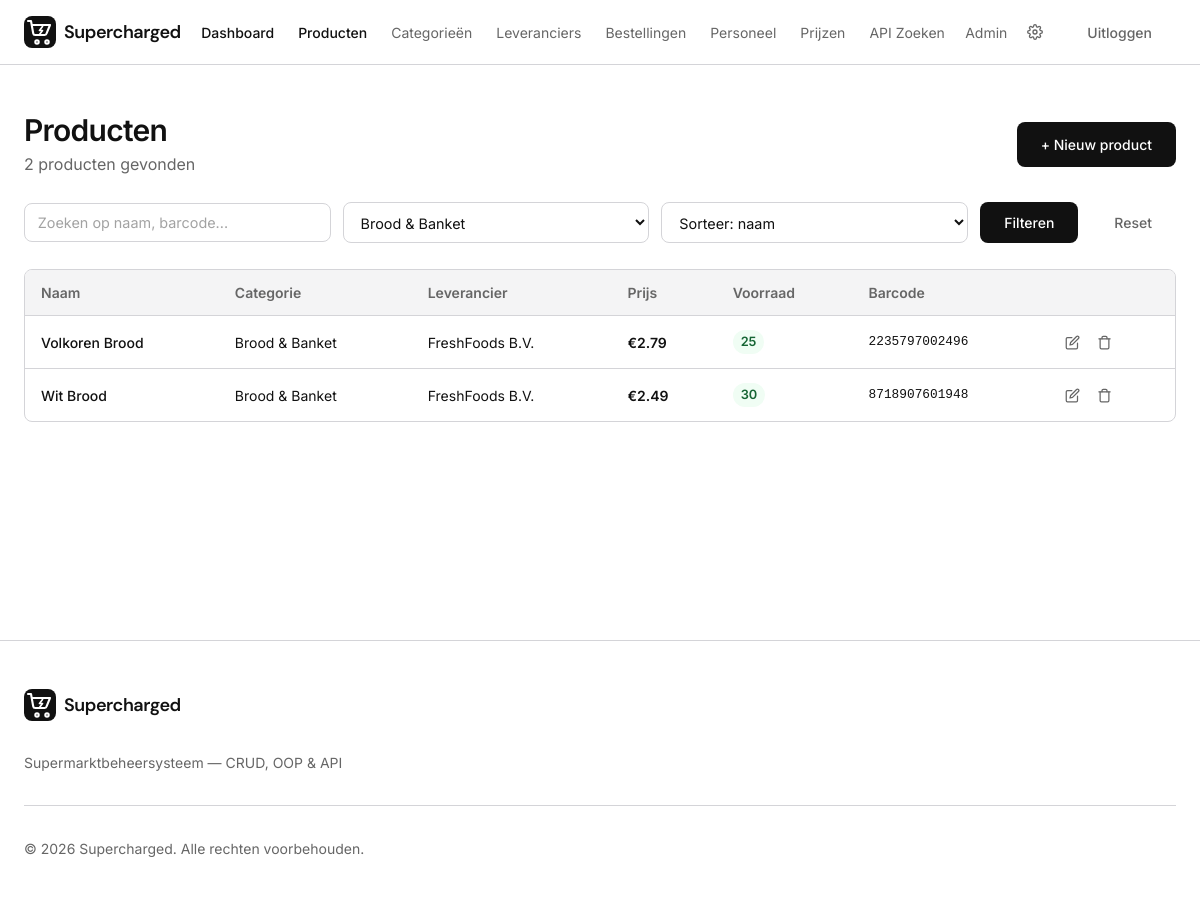
/products/index.php?category_id=2 (signed in), run on the app's committed database.
### tables this page shows
CREATE TABLE products (
  id          INT AUTO_INCREMENT PRIMARY KEY,
  category_id INT NOT NULL,
  supplier_id INT DEFAULT NULL,
  name        VARCHAR(200) NOT NULL,
  description TEXT,
  price       DECIMAL(10,2) NOT NULL DEFAULT 0.00,
  stock       INT NOT NULL DEFAULT 0,
  min_stock   INT NOT NULL DEFAULT 10,
  barcode     VARCHAR(50) DEFAULT NULL,
  image_url   VARCHAR(500) DEFAULT NULL,
  is_active   TINYINT(1) NOT NULL DEFAULT 1,
  created_at  TIMESTAMP DEFAULT CURRENT_TIMESTAMP,
  updated_at  TIMESTAMP DEFAULT CURRENT_TIMESTAMP ON UPDATE CURRENT_TIMESTAMP,
  FOREIGN KEY (category_id) REFERENCES categories(id) ON DELETE RESTRICT,
  FOREIGN KEY (supplier_id) REFERENCES suppliers(id) ON DELETE SET NULL
);

### includes/init.php (called while the page is built, shortened)
<?php
spl_autoload_register(function (string $class) {
    $prefix = 'App\\';
    $base   = __DIR__ . '/../src/';
    if (str_starts_with($class, $prefix)) {
        $file = $base . str_replace('\\', '/', substr($class, strlen($prefix))) . '.php';
    }
});
require_once __DIR__ . '/../config/database.php';

### src/Database.php (called while the page is built, shortened)
<?php
class Database
{
    private static ?Database $instance = null;
    private PDO $pdo;
    private function __construct()
    {
        $dsn = sprintf('mysql:host=%s;dbname=%s;charset=%s', DB_HOST, DB_NAME, DB_CHARSET);
        try {
            $this->pdo = new PDO($dsn, DB_USER, DB_PASS, [
                PDO::ATTR_ERRMODE            => PDO::ERRMODE_EXCEPTION,
                PDO::ATTR_DEFAULT_FETCH_MODE => PDO::FETCH_ASSOC,
                PDO::ATTR_EMULATE_PREPARES   => false,
            ]);
        } catch (PDOException $e) {
            error_log('Database connection failed: ' . $e->getMessage());
            throw new RuntimeException('Database niet beschikbaar. Probeer het later opnieuw.');
        }
    }
    public static function getInstance(): self
    {
        if (self::$instance === null) {
            self::$instance = new self();
        }
        return self::$instance;
    }
    public function getConnection(): PDO
    {
        return $this->pdo;
    }
}

### src/Repository/BaseRepository.php (called while the page is built, shortened)
<?php
abstract class BaseRepository
{
    public function __construct()
    {
        $this->pdo = Database::getInstance()->getConnection();
    }
}

### src/Repository/ProductRepository.php (called while the page is built, shortened)
<?php
class ProductRepository extends BaseRepository
{
    public function findAll(?string $search = null, ?string $sort = null, ?int $categoryId = null): array
    {
        $sql = 'SELECT p.*, c.name AS category_name, s.name AS supplier_name
                FROM products p
                LEFT JOIN categories c ON p.category_id = c.id
                LEFT JOIN suppliers s ON p.supplier_id = s.id
                WHERE 1=1';
        $params = [];
        if ($categoryId) {
            $sql .= ' AND p.category_id = ?';
            $params[] = $categoryId;
        }
        switch ($sort) {
            default:           $sql .= ' ORDER BY p.name ASC'; break;
        }
        $stmt = $this->pdo->prepare($sql);
        $stmt->execute($params);
        $products = [];
        foreach ($stmt->fetchAll() as $row) {
            $products[] = $this->hydrate($row);
        }
        return $products;
    }
    private function hydrate(array $row): Product
    {
        $product = new Product($row);
        $product->setIsActive((bool) ($row['is_active'] ?? true));
        if (!empty($row['category_name'])) {
            $category = new Category([
                'id' => $row['category_id'],
                'name' => $row['category_name'],
            ]);
            $product->setCategory($category);
        }
        if (!empty($row['supplier_name'])) {
            $supplier = new Supplier([
                'id' => $row['supplier_id'] ?? 0,
                'name' => $row['supplier_name'],
            ]);
            $product->setSupplier($supplier);
        }
        return $product;
    }
}

### src/Repository/CategoryRepository.php (called while the page is built, shortened)
<?php
class CategoryRepository extends BaseRepository
{
    public function findAll(): array
    {
        $stmt = $this->pdo->query('SELECT * FROM categories ORDER BY name');
        $categories = [];
        foreach ($stmt->fetchAll() as $row) {
            $categories[] = new Category($row);
        }
        return $categories;
    }
}

### src/Model/Category.php (called while the page is built, shortened)
<?php
class Category
{
    private int $id;
    private string $name;
    public function __construct(array $data = [])
    {
        $this->id          = (int) ($data['id'] ?? 0);
        $this->name        = $data['name'] ?? '';
    }
    public function getId(): int { return $this->id; }
    public function getName(): string { return $this->name; }
}

### src/Model/Product.php (called while the page is built, shortened)
<?php
class Product
{
    private int $id;
    private string $name;
    private float $price;
    private int $stock;
    private int $minStock;
    private ?string $barcode;
    private ?Category $category = null;
    private ?Supplier $supplier = null;
    public function __construct(array $data = [])
    {
        $this->id          = (int) ($data['id'] ?? 0);
        $this->name        = $data['name'] ?? '';
        $this->price       = (float) ($data['price'] ?? 0);
        $this->stock       = (int) ($data['stock'] ?? 0);
        $this->minStock    = (int) ($data['min_stock'] ?? 10);
        $this->barcode     = $data['barcode'] ?? null;
    }
    public function getId(): int { return $this->id; }
    public function getName(): string { return $this->name; }
    public function getPrice(): float { return $this->price; }
    public function getStock(): int { return $this->stock; }
    public function getBarcode(): ?string { return $this->barcode; }
    public function getCategory(): ?Category { return $this->category; }
    public function setCategory(?Category $cat): void { $this->category = $cat; }
    public function getSupplier(): ?Supplier { return $this->supplier; }
    public function setSupplier(?Supplier $sup): void { $this->supplier = $sup; }
    public function isLowStock(): bool
    {
        return $this->stock <= $this->minStock;
    }
}

### src/Model/Supplier.php (called while the page is built, shortened)
<?php
class Supplier
{
    private string $name;
    public function __construct(array $data = [])
    {
        $this->name          = $data['name'] ?? '';
    }
    public function getName(): string { return $this->name; }
}

### products/index.php (the view, shortened to what this page needs)
<?php
require_once __DIR__ . '/../includes/init.php';
$productRepo  = new ProductRepository();
$categoryRepo = new CategoryRepository();
$search     = $_GET['search'] ?? null;
$sort       = $_GET['sort'] ?? null;
$categoryId = $_GET['category_id'] ?? null;
$products   = $productRepo->findAll($search, $sort, $categoryId ? (int)$categoryId : null);
$categories = $categoryRepo->findAll();
require_once __DIR__ . '/../includes/header.php';
?>
<div class="max-w-7xl px-6" style="padding-top:2rem;padding-bottom:4rem;">
  <div class="flex items-center justify-between" style="margin-bottom:1.5rem;">
    <div>
      <h1 class="text-3xl font-semibold tracking-tight">Producten</h1>
      <p class="text-muted-foreground mt-1"><?= count($products) ?> product<?= count($products) !== 1 ? 'en' : '' ?> gevonden</p>
    </div>
    <a href="/products/create.php" class="btn btn-primary">+ Nieuw product</a>
  </div>
  <form method="GET" class="filter-bar">
    <div class="filter-bar__row">
      <div class="filter-group">
        <input type="search" name="search" class="field__input" placeholder="Zoeken op naam, barcode..." value="<?= htmlspecialchars($search ?? '') ?>">
      </div>
      <div class="filter-group">
        <select name="category_id" class="field__input">
          <?php foreach ($categories as $cat): ?>
            <option value="<?= $cat->getId() ?>" <?= $categoryId == $cat->getId() ? 'selected' : '' ?>><?= htmlspecialchars($cat->getName()) ?></option>
          <?php endforeach; ?>
        </select>
      </div>
      <div class="filter-group">
        <select name="sort" class="field__input">
          <option value="">Sorteer: naam</option>
        </select>
      </div>
      <button type="submit" class="btn btn-primary">Filteren</button>
      <a href="/products/index.php" class="btn btn-ghost">Reset</a>
    </div>
  </form>
  <div class="table-wrap">
    <table class="data-table">
      <thead>
        <tr>
          <th>Naam</th>
          <th>Categorie</th>
          <th>Leverancier</th>
          <th>Prijs</th>
          <th>Voorraad</th>
          <th>Barcode</th>
          <th></th>
        </tr>
      </thead>
      <tbody>
        <?php if (empty($products)): ?>
          <tr><td colspan="7" class="empty-state">Geen producten gevonden</td></tr>
        <?php else: ?>
          <?php foreach ($products as $p): ?>
          <tr>
            <td>
              <a href="/products/edit.php?id=<?= $p->getId() ?>" class="product-name">
                <?= htmlspecialchars($p->getName()) ?>
              </a>
            </td>
            <td><?= htmlspecialchars($p->getCategory()?->getName() ?? '-') ?></td>
            <td class="text-muted-foreground"><?= htmlspecialchars($p->getSupplier()?->getName() ?? '-') ?></td>
            <td class="price">&euro;<?= number_format($p->getPrice(), 2) ?></td>
            <td>
              <span class="stock-indicator <?= $p->isLowStock() ? 'stock-indicator--low' : '' ?>">
                <?= $p->getStock() ?>
              </span>
            </td>
            <td class="barcode"><?= htmlspecialchars($p->getBarcode() ?? '-') ?></td>
            <td class="actions">
              <a href="/products/edit.php?id=<?= $p->getId() ?>" class="btn-icon" title="Bewerken">
                <svg width="15" height="15" viewBox="0 0 24 24" fill="none" stroke="currentColor" stroke-width="2" stroke-linecap="round" stroke-linejoin="round">
                  <path d="M11 4H4a2 2 0 0 0-2 2v14a2 2 0 0 0 2 2h14a2 2 0 0 0 2-2v-7"/>
                  <path d="M18.5 2.5a2.121 2.121 0 0 1 3 3L12 15l-4 1 1-4 9.5-9.5z"/>
                </svg>
              </a>
              <form method="POST" action="/products/delete.php" style="display:inline;" onsubmit="return confirm('Product verwijderen?');">
                <button type="submit" class="btn-icon btn-icon--danger" title="Verwijderen">
                  <svg width="15" height="15" viewBox="0 0 24 24" fill="none" stroke="currentColor" stroke-width="2" stroke-linecap="round" stroke-linejoin="round">
                    <polyline points="3 6 5 6 21 6"/><path d="M19 6v14a2 2 0 0 1-2 2H7a2 2 0 0 1-2-2V6m3 0V4a2 2 0 0 1 2-2h4a2 2 0 0 1 2 2v2"/>
                  </svg>
                </button>
              </form>
            </td>
          </tr>
          <?php endforeach; ?>
        <?php endif; ?>
      </tbody>
    </table>
  </div>
</div>
<?php require_once __DIR__ . '/../includes/footer.php'; ?>

### style.css (style rules this page uses)
:root { --background: #ffffff; --foreground: #111111; --card: #fafafa; --card-foreground: #111111; --primary: #3366ff; --primary-foreground: #ffffff; --secondary: #f4f4f5; --secondary-foreground: #111111; --muted: #e8e8ea; --muted-foreground: #666666; --accent: #3366ff; --accent-foreground: #ffffff; --destructive: #dc2626; --destructive-foreground: #ffffff; --border: #d4d4d8; --input: #e4e4e7; --ring: #3366ff; --radius: 0.5rem; --sidebar: #fafafa; --sidebar-foreground: #111111; --sidebar-border: #d4d4d8; --font-sans: "Inter", system-ui, -apple-system, sans-serif; --font-heading: "DM Sans", "Inter", system-ui, -apple-system, sans-serif; }
*, *::before, *::after { box-sizing: border-box; margin: 0; padding: 0; }
html { scroll-behavior: smooth; -webkit-font-smoothing: antialiased; -moz-osx-font-smoothing: grayscale; }
body { font-family: var(--font-sans); background-color: var(--background); color: var(--foreground); line-height: 1.5; min-height: 100vh; }
a { color: inherit; text-decoration: none; }
button { cursor: pointer; font-family: inherit; border: none; background: none; }
input { font-family: inherit; }
.max-w-7xl { max-width: 80rem; margin-left: auto; margin-right: auto; }
.flex { display: flex; }
.items-center { align-items: center; }
.justify-between { justify-content: space-between; }
.px-6 { padding-left: 1.5rem; padding-right: 1.5rem; }
.mt-1 { margin-top: 0.25rem; }
.font-semibold { font-weight: 600; }
.text-3xl { font-size: 1.875rem; line-height: 2.25rem; }
.tracking-tight { letter-spacing: -0.025em; }
.text-muted-foreground { color: var(--muted-foreground); }
.btn { display: inline-flex; align-items: center; gap: 0.5rem; padding: 0.75rem 1.5rem; border-radius: var(--radius); font-weight: 500; font-size: 0.875rem; transition: all 0.2s; border: none; cursor: pointer; font-family: inherit; }
.btn-primary { background-color: var(--foreground); color: var(--background); }
.btn-ghost { background: transparent; color: var(--muted-foreground); }
.table-wrap { overflow-x: auto; border: 1px solid var(--border); border-radius: var(--radius); background: var(--background); }
.data-table { width: 100%; border-collapse: collapse; font-size: 0.875rem; }
.data-table th { text-align: left; padding: 0.75rem 1rem; font-weight: 600; color: var(--muted-foreground); border-bottom: 1px solid var(--border); background: var(--secondary); white-space: nowrap; }
.data-table td { padding: 0.75rem 1rem; border-bottom: 1px solid var(--border); color: var(--foreground); vertical-align: middle; }
.data-table tr:last-child td { border-bottom: none; }
.stock-indicator { display: inline-block; padding: 0.15rem 0.5rem; border-radius: 9999px; font-weight: 600; font-size: 0.8rem; background: #f0fdf4; color: #166534; }
.btn-icon { display: inline-flex; align-items: center; justify-content: center; width: 1.75rem; height: 1.75rem; border-radius: var(--radius); color: var(--muted-foreground); transition: all 0.15s; background: none; border: none; cursor: pointer; }
.actions { white-space: nowrap; }
.price { font-weight: 600; white-space: nowrap; }
.barcode { font-family: monospace; font-size: 0.8rem; color: var(--muted-foreground); }
.product-link, .product-name { color: var(--foreground); text-decoration: none; font-weight: 500; }
.field__input { width: 100%; padding: 0.65rem 0.8rem; border-radius: var(--radius); border: 1px solid var(--border); background: var(--background); color: var(--foreground); font-size: 0.9rem; outline: none; transition: border-color 0.15s; font-family: inherit; }
.field__input::placeholder { color: var(--muted-foreground); opacity: 0.6; }
select.field__input { cursor: pointer; }
.filter-bar { margin-bottom: 1.5rem; }
.filter-bar__row { display: flex; gap: 0.75rem; flex-wrap: wrap; align-items: center; }
.filter-group { flex: 1; min-width: 160px; }

### data on the page
products: name "Volkoren Brood", Name "Brood & Banket", Name "FreshFoods B.V.", price "2.79", stock "25", barcode "2235797002496"
products: name "Wit Brood", Name "Brood & Banket", Name "FreshFoods B.V.", price "2.49", stock "30", barcode "8718907601948"

### other printed values
APP_NAME "Supercharged"
$displayName "Admin"
count($products) "2"
form field category_id "Brood & Banket"
